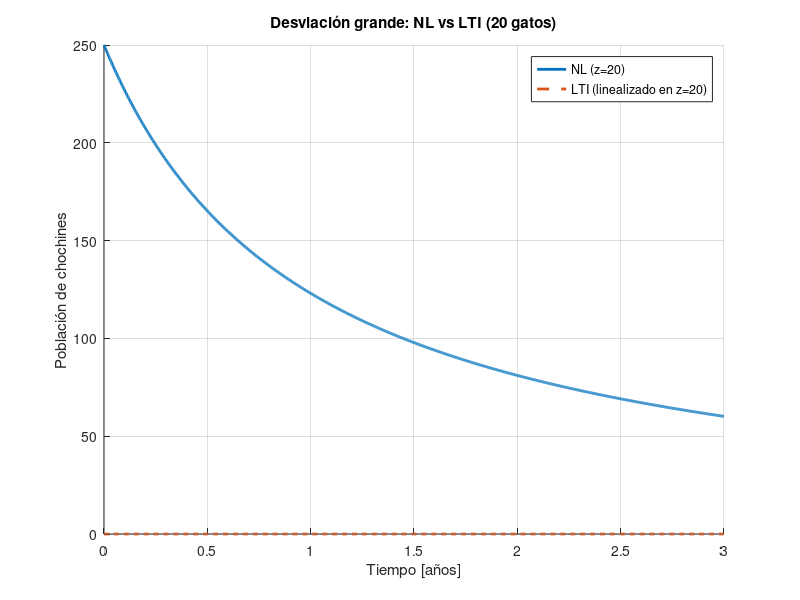

Reproduce this figure in MATLAB.
function bloque2_nl_vs_lti
    % Parámetros del modelo
    r = 1.2;
    K = 300;
    alpha = 0.061;
    T = 3;
    dt = 0.002;
    x0 = 250;         % población inicial
    z_big = 20;       % gran número de gatos

    % Calcular equilibrio x* para z = 20
    if alpha * z_big >= r
        x_star = 0;
    else
        x_star = K * (1 - alpha * z_big / r);
    end

    % Linealización alrededor de x*
    A = r * (1 - 2 * x_star / K) - alpha * z_big;
    B = -alpha * x_star;
    step = z_big - 1;  % paso con respecto al estado nominal z=1

    % Simulación no lineal
    [t_nl, x_nl] = simular_poblacion_constante(x0, z_big, r, K, alpha, T, dt);

    % Simulación linealizada
    [t_lti, x_lti] = simular_lineal(step, A, B, x_star, T, dt);

    % Gráfica
    figure('Name','NL vs LTI (20 gatos)');
    hold on; grid on;
    plot(t_nl, x_nl, 'LineWidth', 2, 'DisplayName', 'NL (z=20)');
    plot(t_lti, x_lti, '--', 'LineWidth', 2, 'DisplayName', 'LTI (linealizado en z=20)');
    xlabel('Tiempo [años]');
    ylabel('Población de chochines');
    title('Desviación grande: NL vs LTI (20 gatos)');
    legend('Location','best');
end

function [t, x] = simular_poblacion_constante(x0, z, r, K, alpha, T, dt)
    N = floor(T / dt) + 1;
    t = linspace(0, T, N);
    x = zeros(1, N);
    x(1) = x0;
    for k = 1:N-1
        dx = r * x(k) * (1 - x(k)/K) - alpha * z * x(k);
        x(k+1) = max(x(k) + dt * dx, 0);
    end
end

function [t, x] = simular_lineal(step, A, B, x_star, T, dt)
    N = floor(T / dt) + 1;
    t = linspace(0, T, N);
    x_D = (B * step / (-A)) * (1 - exp(A * t));
    x = x_star + x_D;
end
